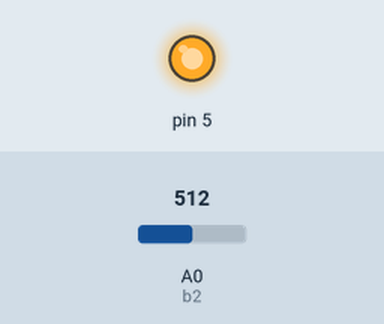
This sketch was run on a simulated Arduino Uno, built with avr-gcc and run on an emulated ATmega328P. On the bench: output pins drawn as LEDs (lit = HIGH). Inputs (shaded band) come from the test bench; at power-on: A0 (b2) = 512.

Above: at 1.5 s.
At 31.5 s:
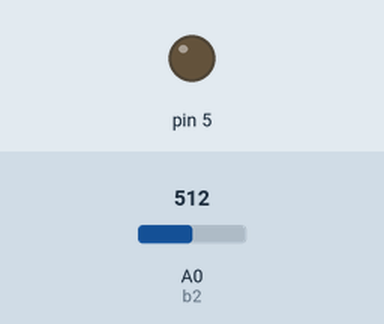
Timing chart, 0 to 35.1 s (numbered marks = the images above):
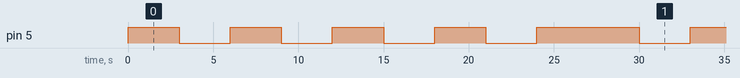

The sketch:

littlebitscode_arduino2.ino
```cpp
const int s = 3000;

int b1 = 0;
int b2 = A0;
int b3 = A1;

void setup()
{
  Serial.begin(9600);
}

void loop()
{
  analogWrite(5, 0);

  if (digitalRead(b1) > 0) //4
  {
    //10101010
    analogWrite(5, 1023);
    delay(s);
    analogWrite(5, 0);
    delay(s);
    analogWrite(5, 1023);
    delay(s);
    analogWrite(5, 0);
    delay(s);
    analogWrite(5, 1023);
    delay(s);
    analogWrite(5, 0);
    delay(s);
    analogWrite(5, 1023);
    delay(s);
  }

  else if (analogRead(b2) > 0) //5
  {
    //1010101010
    analogWrite(5, 1023);
    delay(s);
    analogWrite(5, 0);
    delay(s);
    analogWrite(5, 1023);
    delay(s);
    analogWrite(5, 0);
    delay(s);
    analogWrite(5, 1023);
    delay(s);
    analogWrite(5, 0);
    delay(s);
    analogWrite(5, 1023);
    delay(s);
    analogWrite(5, 0);
    delay(s);
    analogWrite(5, 1023);
    delay(s);
  }

  else if (analogRead(b3) > 0) //6
  {
    //101010101010
    analogWrite(5, 1023);
    delay(s);
    analogWrite(5, 0);
    delay(s);
    analogWrite(5, 1023);
    delay(s);
    analogWrite(5, 0);
    delay(s);
    analogWrite(5, 1023);
    delay(s);
    analogWrite(5, 0);
    delay(s);
    analogWrite(5, 1023);
    delay(s);
    analogWrite(5, 0);
    delay(s);
    analogWrite(5, 1023);
    delay(s);
    analogWrite(5, 0);
    delay(s);
    analogWrite(5, 1023);
    delay(s);
  }
}
```

Measured:
- by itself, pin 5: repeats every 27.0 s: 3 × (LOW 3.0 s, HIGH 3.0 s), LOW 3.0 s, HIGH 6.0 s
- by itself, everything shown: repeats every 27.0 s, in 8 steps
